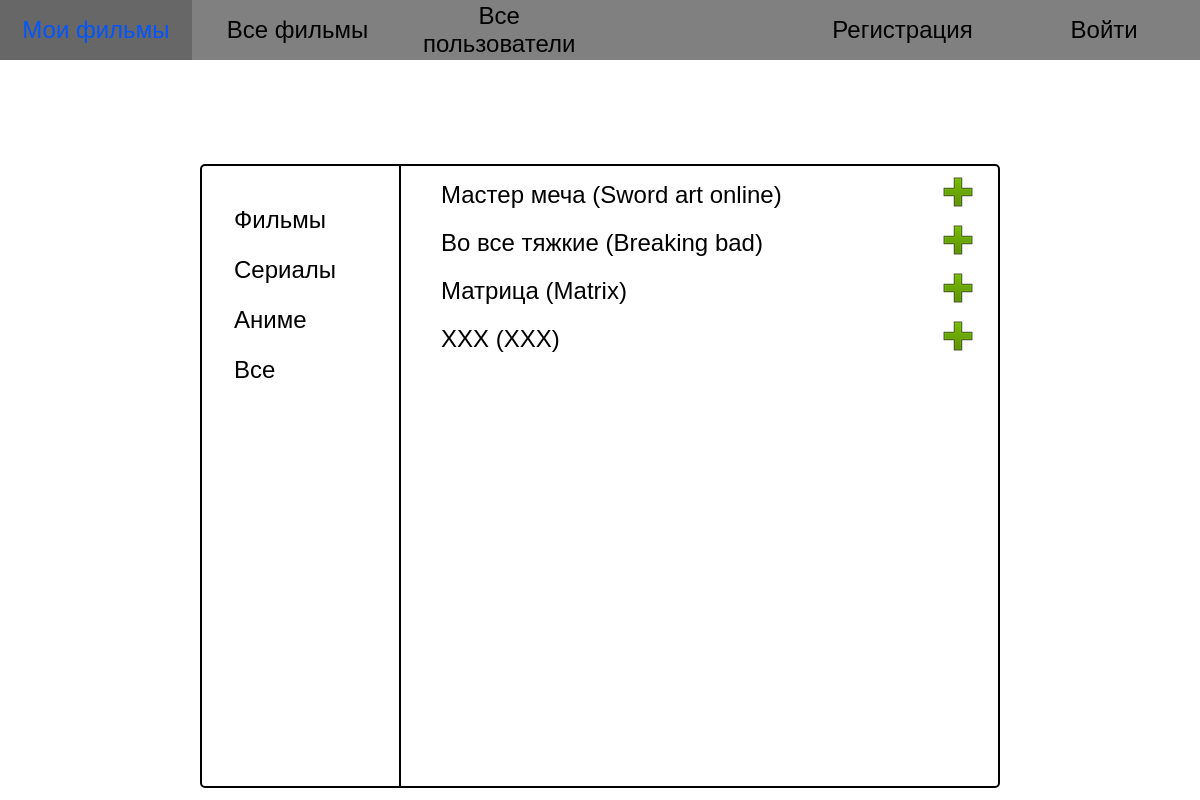
/all_movies/vse, run on the app's committed database.
### films_app/models.py (models this page shows, shortened)
class Category(models.Model):
    category_name = models.CharField(max_length=50, verbose_name='Категория')
    slug = models.SlugField(max_length=50, unique=True, db_index=True, verbose_name='URL')
    class Meta:
        verbose_name = 'Категория'
        verbose_name_plural = 'Категории'

class Movie(models.Model):
    movie_title = models.CharField(max_length=100, verbose_name='Название')
    original_title = models.CharField(max_length=100, blank=True, default='', verbose_name='Оригинальное название')
    description = models.TextField(verbose_name='Описание', blank=True, default='')
    url = models.URLField(blank=True, default='', verbose_name='Ссылка')
    category = models.ManyToManyField(Category, db_index=True, verbose_name='Категории')

### films_app/views.py (the view)
# urls.py: path('all_movies/<slug:slug>', AllMoviesView.as_view(), name='category_movies'),
class AllMoviesView(ListView):
    model = Movie
    template_name = 'films_app/all_movies.html'
    context_object_name = 'movies'
    def get_context_data(self, *, object_list=None, **kwargs):
        context = super().get_context_data(**kwargs)
        context['category'] = Category.objects.all()
        context['statuses'] = Status.objects.all()
        added_movies = UserMovies.objects.filter(user=self.request.user.id)
        context['added_movies'] = []
        for movie in added_movies:
            context['added_movies'].append(movie.movie)
        if self.kwargs:
            category = self.kwargs['slug']
            category = context['category'].get(slug=category)
            context['movies'] = context['movies'].filter(category=category)
        return context

### films_app/templates/films_app/all_movies.html
{% extends 'films_app/table_template.html' %}
{% load static %}
{% block list_movies %}
    <ul class="all__movies" style="overflow-y: scroll;">
        {% for movie in movies %}
            <li class="info__movie">
                <a href="" class="info__link">{{ movie.movie_title }} ({{ movie.original_title }})</a>
                {% if movie not in added_movies %}
                    <a href="{% url 'add_movie' movie.id %}" class="add__movie"><img src="{% static 'films_app/img/plus.ico' %}"></a>
                {% endif %}
            </li>
        {% endfor %}
    </ul>
{% endblock %}

### films_app/templates/films_app/table_template.html (shortened to what this page needs)
{% extends 'base.html' %}
{% load static %}
{% block css_add %}
    <link rel="stylesheet" href="{% static 'films_app/css/index.css' %}">
{% endblock %}
{% block content %}
    <div class="page__content">
        {% block films_content %}
            <div class="films__content">
                {% block films_navigation %}
                    <div class="films__navigation">
                        <ul class="category__name">
                            {% for cat in category %}
                                <li><a href="{% url 'category_movies' cat.slug %}">{{ cat.category_name }}</a></li>
                            {% endfor %}
                        </ul>
                    </div>
                {% endblock %}
                <div class="all__movies">
                    {% block list_movies %}
                    {% endblock %}
                </div>
            </div>
        {% endblock %}
    </div>
{% endblock %}

### films_app/static/films_app/css/index.css (style rules this page uses)
.page__content { display: grid; height: 91vh; grid-template-columns: repeat(6, 1fr); grid-template-rows: .5fr 1fr 1fr 1fr; }
.films__content { grid-column-start: 2; grid-column-end: -2; grid-row-start: 2; grid-row-end: -1; display: grid; grid-template-columns: 1fr 3fr; border: 2px solid black; border-radius: 5px; }
.films__navigation { border-right: 2px solid; }
.category__name { padding-left: 0; margin-top: 40px; }
.category__name li { height: 40px; margin-bottom: 10px; padding-left: 2rem; }
.category__name li a { text-decoration: none; }
.all__movies { height: 100%; margin-top: 0; }
.all__movies li a { align-self: center; }
.info__movie { display: grid; grid-template-columns: 6fr 1fr; margin-top: 10px; }
.add__movie { text-align: center; }

### static/base.css (style rules this page uses)
html, body { margin: 0; padding: 0; box-sizing: border-box; }
body { font-family: 'Arial'; width: 100%; min-height: 100vh; font-size: 1.5rem; }
li { list-style-type: none; }
a { color: rgba(0,0,0,1); text-decoration: none; }

### data on the page
Category: category_name "Фильмы"
Category: category_name "Сериалы"
Category: category_name "Аниме"
Category: category_name "Все"
Movie: movie_title "Мастер меча", original_title "Sword art online"
Movie: movie_title "Во все тяжкие", original_title "Breaking bad"
Movie: movie_title "Матрица", original_title "Matrix"
Movie: movie_title "XXX", original_title "XXX"
